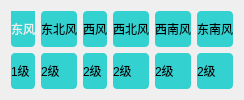
                               <widget class="QWidget" name="widget_2" native="true">
                                <property name="styleSheet">
                                 <string notr="true">QLabel {
	background-color: rgba(0, 200, 200, 200);
	border-radius: 4px;
}</string>
                                </property>
                                <layout class="QGridLayout" name="gridLayout_4">
                                 <item row="1" column="2">
                                  <widget class="QLabel" name="label_7">
                                   <property name="text">
                                    <string>2级</string>
                                   </property>
                                  </widget>
                                 </item>
                                 <item row="0" column="4">
                                  <widget class="QLabel" name="label_10">
                                   <property name="text">
                                    <string>西南风</string>
                                   </property>
                                  </widget>
                                 </item>
                                 <item row="0" column="1">
                                  <widget class="QLabel" name="label_4">
                                   <property name="text">
                                    <string>东北风</string>
                                   </property>
                                  </widget>
                                 </item>
                                 <item row="0" column="3">
                                  <widget class="QLabel" name="label_8">
                                   <property name="text">
                                    <string>西北风</string>
                                   </property>
                                  </widget>
                                 </item>
                                 <item row="1" column="3">
                                  <widget class="QLabel" name="label_9">
                                   <property name="text">
                                    <string>2级</string>
                                   </property>
                                  </widget>
                                 </item>
                                 <item row="1" column="1">
                                  <widget class="QLabel" name="label_5">
                                   <property name="text">
                                    <string>2级</string>
                                   </property>
                                  </widget>
                                 </item>
                                 <item row="1" column="4">
                                  <widget class="QLabel" name="label_11">
                                   <property name="text">
                                    <string>2级</string>
                                   </property>
                                  </widget>
                                 </item>
                                 <item row="1" column="0">
                                  <widget class="QLabel" name="label_3">
                                   <property name="text">
                                    <string>1级</string>
                                   </property>
                                  </widget>
                                 </item>
                                 <item row="0" column="0">
                                  <widget class="QLabel" name="label_2">
                                   <property name="styleSheet">
                                    <string notr="true">border-top-left-radius: 0px;
border-top-right-radius: 0px;
color: rgb(240, 240, 240);</string>
                                   </property>
                                   <property name="text">
                                    <string>东风</string>
                                   </property>
                                  </widget>
                                 </item>
                                 <item row="0" column="2">
                                  <widget class="QLabel" name="label_6">
                                   <property name="text">
                                    <string>西风</string>
                                   </property>
                                  </widget>
                                 </item>
                                 <item row="0" column="5">
                                  <widget class="QLabel" name="label_12">
                                   <property name="text">
                                    <string>东南风</string>
                                   </property>
                                  </widget>
                                 </item>
                                 <item row="1" column="5">
                                  <widget class="QLabel" name="label_13">
                                   <property name="text">
                                    <string>2级</string>
                                   </property>
                                  </widget>
                                 </item>
                                </layout>
                               </widget>
